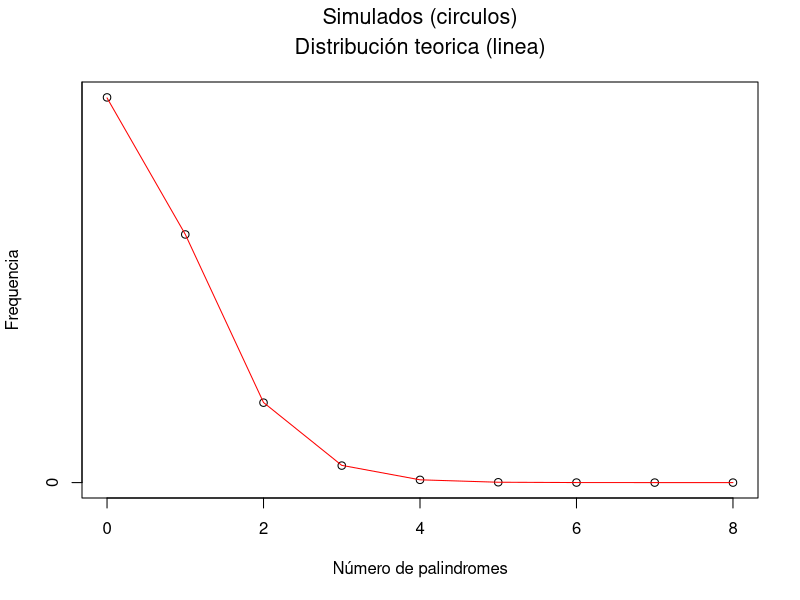
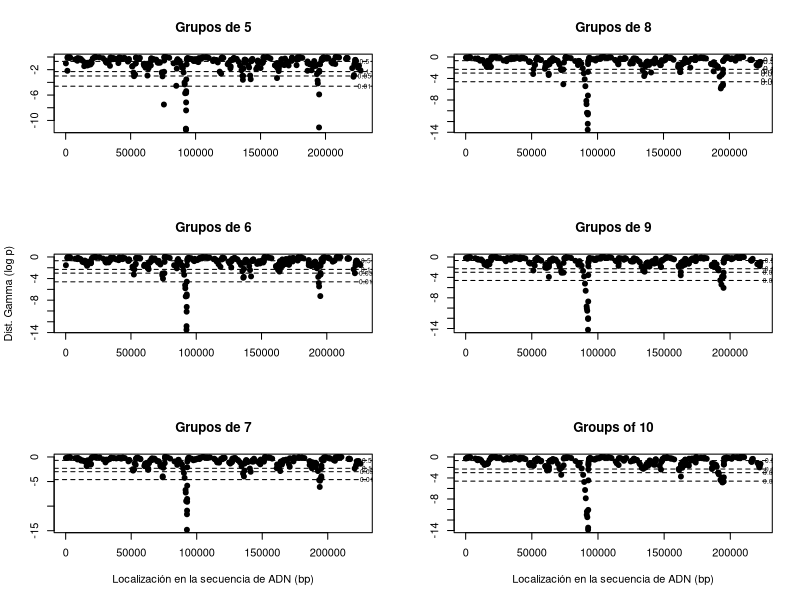
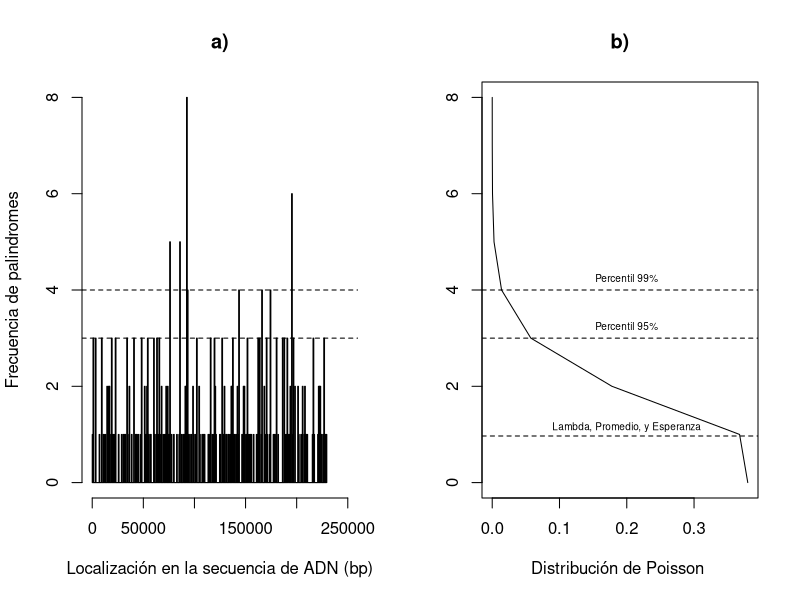
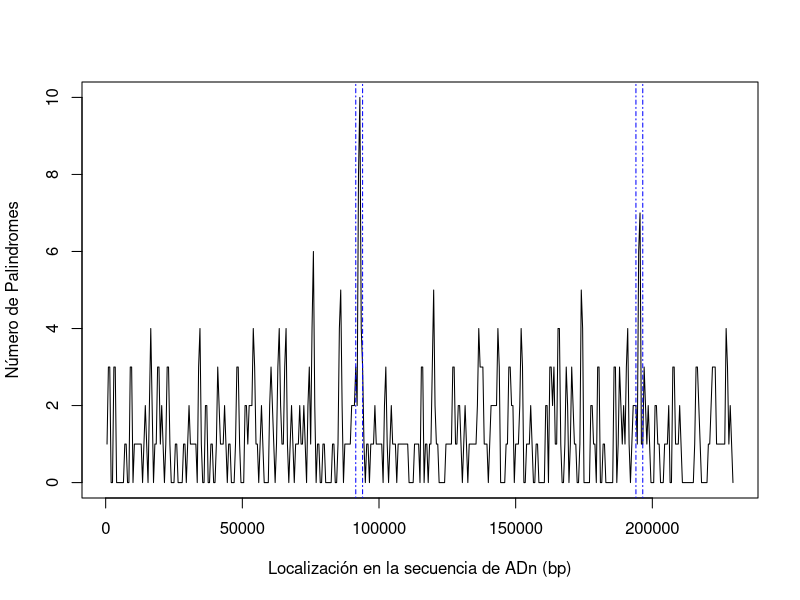

These charts were generated, in order, by the following R code:
## ---- chunk 1
## Simulación

## simulación usando Poisson y Gamma
## Codigo para 10000 replicas de la simulación

## largo de adn
lengthdna <- 229354
## número de palindromes
numberpalin <- 296
## iteraciones
iterate <- 10000

#matris para guardar las simulaciones

sim <- matrix(nrow=iterate, ncol=numberpalin)
for(i in 1:iterate){
  sim[i,] <- sample(1:lengthdna, numberpalin, replace=F)
}

# Codigo para sumar el número de conteos
breakslength <- 230001
breaksize <- 500
mybreaks <- seq(1,breakslength,breaksize)

# Matriz generada para guardar la simulación
sim.hist <-matrix(nrow=iterate, ncol=length(mybreaks)-1)
# Bucle para obtener los conteos al azar generados 

for(i in 1:iterate){
  sim.hist[i,] <- hist(sim[i,], breaks=mybreaks, right=F, plot=F)$counts
}
# Compilar los resultados de conteos en densidades de las observasiones
# Revisar la ayuda para el comando (table)  and probar  table(sample(2:11, 1000, replace=T))
sim.dens<-table(sim.hist)/(nrow(sim.hist)*ncol(sim.hist))

# codigo para resumir las distancias entre los datos de las octetas 
distances<-apply(sim, 1, function(x){diff(sort(x), lag=7)})

# Análisis de los datos simulados y analisis de las probabilidades
## Conteos
## Grafica
plot(as.numeric(names(sim.dens)), sim.dens, ylab="Frequencia", xlab="Número de palindromes")
mtext(side=3, line=2.7, "Simulados (circulos)", cex=1.3)
mtext(side=3, line=1.2, "Distribución teorica (linea)", cex=1.3)
lines(as.numeric(names(sim.dens)), dpois(0:(length(sim.dens)-1),
                                         lambda=(numberpalin*breaksize)/lengthdna ), col="red")

## ---- chunk 2
# Cargar los datos de palindromos en CMV, sustituyendo uno de los datos de la simulación
real_data <- read.csv("cmv.csv")
cmv <- real_data$location

#### Analizar la distribución de palindromes por secciones de adn
## Aquí s importante analizar la acumulación de palindromes (lag) en el espacio del adn
## Entonces para esto usaremos la distribución gamma.
## la distribución gamma requiere dos momementos, llamados shape (alfa) y rate (beta).
## También analizaremos la acumulación de palindromes en secciones de diferentes largos

par(mfcol = c(3, 2))

## Cada grafica tiene en el eje horizontal la localización en la secuencia de ADN en acumulaciones de palindormes de 5 a 10 palindromes
## el eje vertical tiene la distribución de probabilidad de observar el espaciamiento en estos grupos de clusters bajo una distribución gamma.
# La probabilidades estan en escala de logaritmos naturales.  

plot(cmv[1:(296-5)], pgamma(diff(cmv, lag=5), shape=5, rate=296/229354, log=T), ylab = "", xlab = "", main = "Grupos de 5", pch = 19) ## lag corresponde al número de palindromes donde se tendra la distancia del primer palindrome al ultimo palindrome del grupo. 
abline (h = c ( log(0.01), log(0.05), log(0.1), log(0.5)), lty = 2) ##  Agregar las lineas para señalar las p = 0.01, p = 0.05, p = 0.1 and p = 0.5 lty = 2 hace lineas punteads. 
text(x=c(230000,230000,230000),y=c(log(0.01), log(0.05), log(0.1),  log(0.5)),labels=c("0.01","0.05","0.1", "0.5"),cex=.6) ## Agregar etiquetas a las lineas

plot(cmv[1:(296-6)], pgamma(diff(cmv, lag=6), shape=6, rate=296/229354, log=T), ylab = "Dist. Gamma (log p)", xlab = "", main = "Grupos de 6", pch = 19)
abline (h = c ( log(0.01), log(0.05), log(0.1), log(0.5)), lty = 2)    
text(x=c(230000,230000,230000),y=c(log(0.01), log(0.05), log(0.1), log(0.5)),labels=c("0.01","0.05","0.1", "0.5"),cex=.6) 

plot(cmv[1:(296-7)], pgamma(diff(cmv, lag=7), shape=7, rate=296/229354, log=T), ylab = "", xlab = "Localización en la secuencia de ADN (bp)", main = "Grupos de 7", pch = 19)
abline (h = c ( log(0.01), log(0.05), log(0.1), log(0.5)), lty = 2)   ## Adding lines which is pointing out where p = 0.01, p = 0.05, p = 0.1 and p = 0.5 lty = 2 makes a dashed line. 
text(x=c(230000,230000,230000),y=c(log(0.01), log(0.05), log(0.1), log(0.5)),labels=c("0.01","0.05","0.1", "0.5"),cex=.6) ## adding labels for cutting lines

plot(cmv[1:(296-8)], pgamma(diff(cmv, lag=8), shape=8, rate=296/229354, log=T), ylab = "", xlab = "", main = "Grupos de 8", pch = 19)
abline (h = c ( log(0.01), log(0.05), log(0.1), log(0.5)), lty = 2)   ## Adding lines which is pointing out where p = 0.01, p = 0.05, p = 0.1 and p = 0.5 lty = 2 makes a dashed line. 
text(x=c(230000,230000,230000),y=c(log(0.01), log(0.05), log(0.1), log(0.5)),labels=c("0.01","0.05","0.1", "0.5"),cex=.8) ## adding labels for cutting lines

plot(cmv[1:(296-9)], pgamma(diff(cmv, lag=9), shape=9, rate=296/229354, log=T), ylab = "", xlab = "", main = "Grupos de 9", pch = 19)
abline (h = c ( log(0.01), log(0.05), log(0.1), log(0.5)), lty = 2)   ## Adding lines which is pointing out where p = 0.01, p = 0.05, p = 0.1 and p = 0.5 lty = 2 makes a dashed line. 
text(x=c(230000,230000,230000),y=c(log(0.01), log(0.05), log(0.1), log(0.5)),labels=c("0.01","0.05","0.1", "0.5"),cex=.6) ## adding labels for cutting lines

plot(cmv[1:(296-10)], pgamma(diff(cmv, lag=10), shape=10, rate=296/229354, log=T), ylab = "", xlab = "Localización en la secuencia de ADN (bp)", main = "Groups of 10", pch = 19)
abline (h = c ( log(0.01), log(0.05), log(0.1), log(0.5)), lty = 2)   ## Adding lines which is pointing out where p = 0.01, p = 0.05, p = 0.1 and p = 0.5 lty = 2 makes a dashed line. 
text(x=c(230000,230000,230000),y=c(log(0.01), log(0.05), log(0.1), log(0.5)),labels=c("0.01","0.05","0.1", "0.5"),cex=.6) ## adding labels for cutting lines

## ---- chunk 3
##### Unimos esto con una distribución de frecuencias
par(mfrow=c(1,2))
hist750<-hist(cmv,breaks=seq(0, 230000, 750), ylim = c(0,8)
              ,col="grey", main= "a)", xlab="Localización en la secuencia de ADN (bp)", xlim=c(0,250000),ylab="Frecuencia de palindromes", cex = 0.8)
abline(h=qpois(c(0.99),lambda=((296/229354)*750)), lty=2) ## Adding dashed line to point out 99 % quantile. lty = 2 makes a dashed pattern in the line. 
abline(h=qpois(c(0.95),lambda=((296/229354)*750)), lty=2)  ## Adding dashed line to point out 95 % quantile.

expect.750<- (296/229354)*750 ## Calcular lambda esperado para intervalos de 500 pb
plot(dpois(0:8, lambda = 750*(296/229354)), 0:8, type ='l', main = "b)", ylab= "", xlab= "Distribución de Poisson ", cex = 0.8)
abline(h= expect.750, lty=2) ## Agregar linea discontinua para señalar lambda bajo una distribución de Poissson
text(0.20, 1.15,"Lambda, Promedio, y Esperanza", cex= 0.6) ## etiquetar linea.
abline(h=qpois(c(0.99), (296/229354)*750), lty=2) ## Agregar linea para señalar el cuantil 99%. lty = 2 hace que la linea sea discontinua
text(0.20,4.25,"Percentil 99%", cex = 0.6)
abline(h=qpois(c(0.95), (296/229354)*750), lty=2) ## Agregar una linea discontinua para señalar el cuantil 95% . lty = 2 hace que la linea sea discontinua
text(0.20,3.25,"Percentil 95%", cex = 0.6) 

par(mfrow=c(1,1))

## ---- chunk 4
## Función para obtener la localizacion de inicio y final de los agrupameintos de cluster bajo el tamaño de grupo (lag) debinido, con lambda y valores de p bajo una distribución Gamma
## 4 datos son requeridos en esta funcion. file = juego de datos con la localizacion de los palindromes,  lag = tamaño del grupo a calcular el distanciamiento entre palindromes, lambda = media esperada de palindromes para el intervalo de ADN, p = valores de probabilidad de interes, 
## regularmente nos interesamos en los datos que estan en la cola de la probabilidad de distribución.
# la salida es un objeto tipo dataframe.

location.gamma <- function( file, lag, lambda, p){
  location_gamma <-data.frame(index = 1:(296-lag),loc=file[1:(296-lag)],dist=diff(cmv, lag= lag), prob= pgamma(diff(file, lag= lag), shape=lag, rate = lambda, log=T))
  return (data.frame (Indice = location_gamma$index [location_gamma$prob < log(p)],
                      loc.O=location_gamma$loc [location_gamma$prob < log(p)],loc.lag= location_gamma$loc[location_gamma$prob < log(p)]+ lag,
                      p = signif (exp(location_gamma$prob[location_gamma$prob < log(p)]),3)))
}

## Sliding window analysis
##USAGE:
# cmv.counts<-slide.window(hcmv, 230000, blocksize=3000, incr=400)

slide.window<-function(seqdata, total.length, blocksize=500, incr=100){
  block.right<-seq(blocksize,total.length, by=incr)
  block.left<-block.right-blocksize+1
  block.mid<-(block.right+block.left)/2
  nblocks<-length(block.right)
  count<-numeric(nblocks)
  rate<-numeric(nblocks)
  
  for(i in 1:nblocks) {
    focal<-seqdata[seqdata>block.left[i] & seqdata < block.right[i]]
    count[i]<-length(focal)
    rate[i]<-count[i] / blocksize
  }
  data.frame(count, rate, block.left, block.mid, block.right)
}

Table3<- slide.window(cmv, 230000, blocksize=1500, incr=500) ## Saving the data.frame to get locations for the bigger peaks.
sorted_Table3 <- Table3[order(Table3$count, decreasing = TRUE), ]
sorted_Table3
## ---- chunk 5
# plot(count ~ block.mid, data=cmv.counts, type="l")
plot(count ~ block.mid, data=slide.window(cmv, 230000, blocksize=1000, incr=500), type="l", xlab="Localización en la secuencia de ADn (bp)", ylab = "Número de Palindromes")
abline (v = 91500, lty = 10, col= "blue") ## adding a line to mark the starting location in the first recomeded section to search for replication site. 
abline (v = 94000, lty = 10, col = "blue") ## adding a line to mark the ending location in the first recomeded section to search for replication site.
abline (v = 194000, lty = 10, col = "blue") ## adding a line to mark the starting location in the second recomeded section to search for replication site.
abline (v = 196500, lty = 10, col = "blue") ## adding a line to mark the starting location in the second recomeded section to search for replication site.
